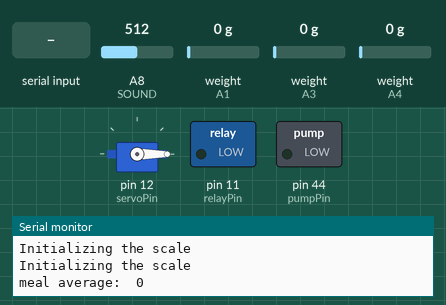
Simulated run of this sketch. Board: Arduino Mega 2560, built with avr-gcc and run on an emulated ATmega2560. Parts: servo, switched loads named in the sketch (green lamp = pin HIGH), the last lines printed to the serial monitor. Inputs (shaded band) come from the test bench; at power-on: weight on the scale (sensors on A3, A1, A4) 0 g, A8 (SOUND) = 512.

Above: at 4.2 s.
4.3 s: weight on the scale (sensor on A3) set to 100 g
At 5.1 s:
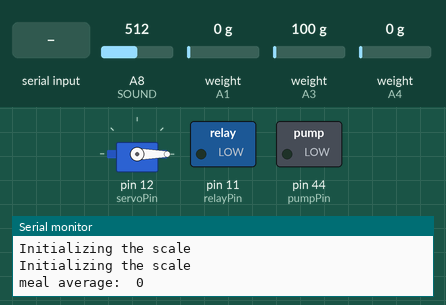
8.0 s: "1" received over the second serial link
At 13.2 s:
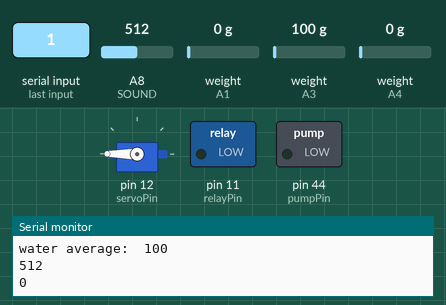
13.5 s: weight on the scale (sensor on A1) set to 8 g
15.2 s: weight on the scale (sensor on A1) set to 11 g
At 16.4 s:
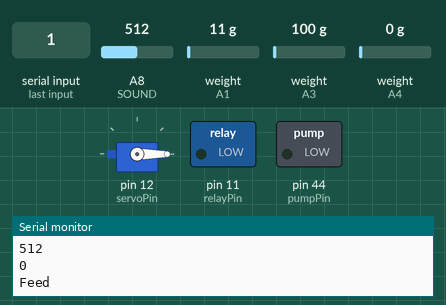
Timing chart, 0 to 18.2 s (numbered marks = the images above; inputs shaded):
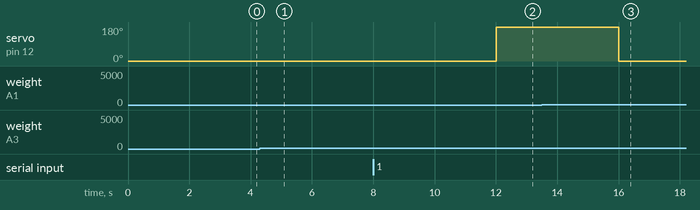

Measured:
- the behaviour switches between 9 and 10 g on weight on the scale (sensor on A1) (found by bisection; images 2 and 3)
- after the input at 4.3 s, pin 11 (relayPin): stays LOW (without the input it goes to HIGH after 2.2 s)
- after the input at 8.0 s, servo on pin 12 (servoPin): 0° → 180° after 4.0 s
- after the input at 13.5 s, every drawn part: stays the same
- after the input at 15.2 s, servo on pin 12 (servoPin): 180° → 0° after 0.81 s

The sketch:

Mega.ino
```cpp
#include <HX711.h>
#include <Servo.h>
#include <ArduinoJson.h>
#include <math.h>

#define GET_SENSORVALUE 1
#define CONTROL_MEAL 2
#define CONTROL_WATER 3

struct Data {
  String device_id;
  String sensor_type;
  int measured_value;
};

#define DATALEN sizeof(struct Data)

static struct Data sensorData;
static struct Data targetData;

long currentMillis = millis();
long prevMillis = currentMillis;
long onehour = currentMillis;

Servo servo;
int servoPin = 12;
int angle = 0;

int pumpPin = 44;
int relayPin = 11;

const int SOUND = A8;

HX711 scale1;
HX711 scale2;
HX711 scale3;

int meal;
int water;
int weight;
int state;
char buf[100];

int value;

void initiateHX711(HX711 &scale, int a1, int a2, float cal) {
  scale.begin(a1, a2);
  Serial.println("Initializing the scale");

  scale.set_scale(cal);
  scale.tare();
}
//소리감지
void detectbark(){
  int bark = analogRead(SOUND);
  Serial.println(bark);
}

// 그릇 무게
int readWeight(HX711 scale, String name, int &target) {
  int temp = target;
  target = scale.get_units(10);
  if( fabsf(temp - target) > 10 ) {
    Serial.print("Event");
    Serial.print(fabsf(temp-target));
    state++;
  }
  Serial.println(name + " average:\t" + target);
  return state;
}

// 개 몸무게
int calculate(HX711 scale, String name, int &target) {
  target = scale.get_units(10);
  if(target) {
    Serial.println("PUPPY");
    state++;
  }
  return state;
}

// 밥량 조절
void controlMeal(int target){
  servo.write(0);
  while(1){
    int current = scale1.get_units(10);
    if((current >= target) ) {
      servo.write(0);
      break;
      }
    else {
      servo.write(180);
    }
  }
  servo.write(0);
  Serial.println("Feed");
}

// 물량 조절
void controlWater(int target){
  if(water > target) {
    digitalWrite(relayPin, LOW);
  }
  else {
    digitalWrite(relayPin, HIGH);
    while(1){
      int current = scale2.get_units(10);
      if(current >= target) {
        digitalWrite(relayPin, LOW);
        break;
      }
    }
  }
}


void setup() {
  Serial.begin(115200);
  Serial1.begin(9600);
  pinMode(44, OUTPUT);
  pinMode(relayPin, OUTPUT);
  servo.attach(servoPin);
  servo.write(0);
  initiateHX711(scale1, A1, A0, 570.0f);
  initiateHX711(scale2, A3, A2, 520.0f);
  initiateHX711(scale3, A4, A5, 200.0f);
}

void loop() {
  // put your main code here, to run repeatedly:
  currentMillis = millis();
  state = 0;
  // every 1s
  if(currentMillis > prevMillis + 1000){
    prevMillis = currentMillis;
    readWeight(scale1, "meal", meal);
    delay(500);
    readWeight(scale2, "water", water);

    calculate(scale3, "weight", weight);
    detectbark();

    scale1.power_down();
    scale2.power_down();
    scale1.power_up();
    scale2.power_up();
  }
    /**serialize a sensor data
   * json[0] = meal weight
   * json[1] = water weight
   * json[2] = dog weight */
  if( (currentMillis > onehour + 3600000) || state > 0) {
    onehour = currentMillis;
    DynamicJsonBuffer jsonBuffer;
    JsonObject& root = jsonBuffer.createObject();
    JsonArray& json = root.createNestedArray("p");
    json.add(meal);
    json.add(water);
    json.add(weight);

    root.printTo(buf, root.measureLength()+1);
    buf[root.measureLength()+1] = 0;
    Serial1.write(buf);
    Serial.println(buf);
    }
     controlWater(20);

  /* DEV Not working. maybe a weight to eat place in here */
  if(Serial1.available()) {
    StaticJsonBuffer<200> readBuffer;
    String buf = Serial1.readString();
    JsonObject& root = readBuffer.parseObject(buf);

    int i = root.get<int>("meal");
    Serial.println(i);
    Serial.println();
    controlMeal(10);
    //controlWater(30);
  }
}
```
